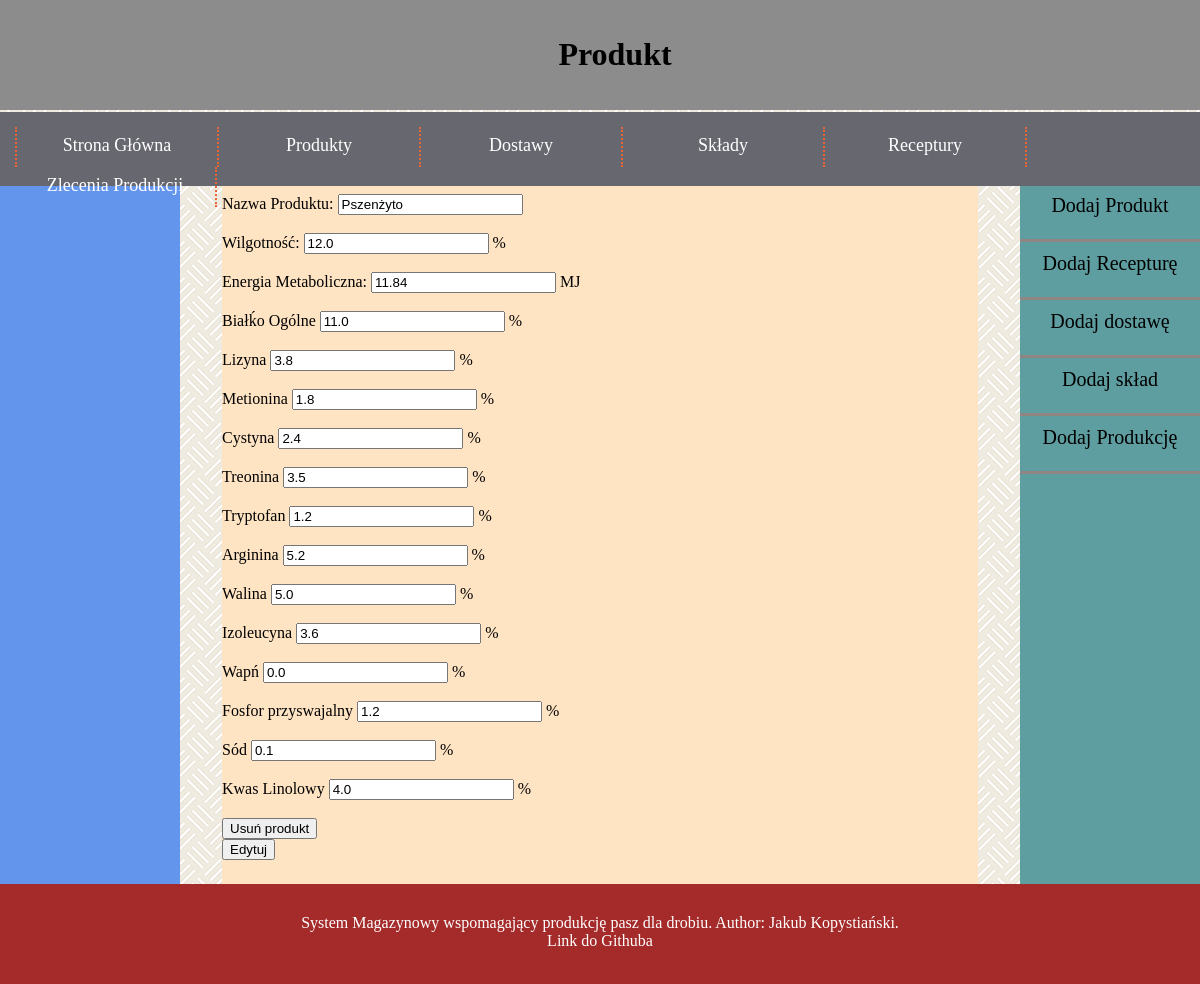
The app's page /warehouse/product/1/ with its own data.
### warehouse/models.py (models this page shows, shortened)
class Product(models.Model):
    product_name = models.CharField(max_length=1024)
    wilgotnosc = models.DecimalField(max_digits=3, decimal_places=1, default=12, validators=PERCENTAGE_VALIDATOR)
    energia_metaboliczna = models.FloatField()
    bialko_ogolne = models.DecimalField(max_digits=3, decimal_places=1, default=12, validators=PERCENTAGE_VALIDATOR)
    lizyna = models.FloatField()
    metionina = models.FloatField()
    cystyna = models.FloatField()
    treonina = models.FloatField()
    tryptofan = models.FloatField()
    arginina = models.FloatField()
    walina = models.FloatField()
    izoleucyna = models.FloatField()
    wapn = models.FloatField(default=0)
    fosfor_przyswajalny = models.FloatField()
    sod = models.FloatField()
    kwas_linolowy = models.FloatField()

### warehouse/views.py (the view, shortened to what this page needs)
# urls.py: path("product/<int:product_id>/", views.product, name="widok produktu"),
def product(request, product_id):
    latest_deliveries_list      = Delivery.objects.all()
    latest_products_list        = Product.objects.all()
    latest_compositions_list    = Composition.objects.all()
    latest_productions_list     = Production.objects.all()
    latest_recipes_list         = Recipe.objects.all()
    readonly = True
    if Product.objects.filter(pk=product_id).exists():
        product = Product.objects.get(pk = product_id)
    else:
        product = False
    context = {
        "latest_deliveries_list": latest_deliveries_list,
        "latest_products_list": latest_products_list,
        "latest_compositions_list": latest_compositions_list,
        "latest_productions_list": latest_productions_list,
        "latest_recipes_list": latest_recipes_list,
        "product": product,
        "newly_created" : False,
        "readonly" : readonly,
    }
    return render(request, "warehouse/product.html", context)

### warehouse/templates/warehouse/product.html (shortened to what this page needs)
{% extends "base.html" %}
{% block title %}Produkt{% endblock %}
{% block content %}
  {% if product %}
  <div>
    <form method="POST">
      <label for="product_name">Nazwa Produktu:</label>
      <input type="text" id="product_name" name="product_name" value={{product.product_name}} {% if readonly %} readonly {% endif %}>
      <br/><br/>
      <label for="wilgotnosc">Wilgotność:</label>
      <input type="number" id="wilgotnosc" name="wilgotnosc" min="0,0" max="100,0" step="0.1" value={{product.wilgotnosc}} {% if readonly %} readonly {% endif %}>
      %
      <br/><br/>
      <label for="energia_metaboliczna">Energia Metaboliczna:</label>
      <input type="number" id="energia_metaboliczna" name="energia_metaboliczna" min="0,0"  step="0.01" value={{product.energia_metaboliczna}} {% if readonly %} readonly {% endif %}>
      MJ
      <br/><br/>
      <label for="bialko_ogolne">Białḱo Ogólne</label>
    <input type="number" id="bialko_ogolne" name="bialko_ogolne" min="0,0"  step="0.1" value={{product.bialko_ogolne}} {% if readonly %} readonly {% endif %}>
    %
    <br/><br/>
    <label for="lizyna">Lizyna</label>
    <input type="number" id="lizyna" name="lizyna" min="0,00"  step="0.01" value={{product.lizyna}} {% if readonly %} readonly {% endif %}>
    %
    <br/><br/>
    <label for="metionina">Metionina</label>
    <input type="number" id="metionina" name="metionina" min="0,00"  step="0.01" value={{product.metionina}} {% if readonly %} readonly {% endif %}>
    %
    <br/><br/>
    <label for="cystyna">Cystyna</label>
    <input type="number" id="cystyna" name="cystyna" min="0,00"  step="0.01" value={{product.cystyna}} {% if readonly %} readonly {% endif %}>
    %
    <br/><br/>
    <label for="treonina">Treonina</label>
    <input type="number" id="treonina" name="treonina" min="0,00"  step="0.01" value={{product.treonina}} {% if readonly %} readonly {% endif %}>
    %
    <br/><br/>
    <label for="tryptofan">Tryptofan</label>
    <input type="number" id="tryptofan" name="tryptofan" min="0,00"  step="0.01" value={{product.tryptofan}} {% if readonly %} readonly {% endif %}>
    %
    <br/><br/>
    <label for="arginina">Arginina</label>
    <input type="number" id="arginina" name="arginina" min="0,00"  step="0.01" value={{product.arginina}} {% if readonly %} readonly {% endif %}>
    %
    <br/><br/>
    <label for="walina">Walina</label>
    <input type="number" id="walina" name="walina" min="0,00"  step="0.01" value={{product.walina}} {% if readonly %} readonly {% endif %}>
    %
    <br/><br/>
    <label for="izoleucyna">Izoleucyna</label>
    <input type="number" id="izoleucyna" name="izoleucyna" min="0,00"  step="0.01" value={{product.izoleucyna}} {% if readonly %} readonly {% endif %}>
    %
    <br/><br/>
    <label for="wapn">Wapń</label>
    <input type="number" id="wapn" name="wapn" min="0,0"  step="0.1" value={{product.wapn}} {% if readonly %} readonly {% endif %}>
    %
    <br/><br/>
    <label for="fosfor_przyswajalny">Fosfor przyswajalny</label>
    <input type="number" id="fosfor_przyswajalny" name="fosfor_przyswajalny" min="0,00"  step="0.01" value={{product.fosfor_przyswajalny}} {% if readonly %} readonly {% endif %}>
    %
    <br/><br/>
    <label for="sod">Sód</label>
    <input type="number" id="sod" name="sod" min="0,00"  step="0.01" value={{product.sod}} {% if readonly %} readonly {% endif %}>
    %
    <br/><br/>
    <label for="kwas_linolowy">Kwas Linolowy</label>
    <input type="number" id="kwas_linolowy" name="kwas_linolowy" min="0,0"  step="0.1" value={{product.kwas_linolowy}} {% if readonly %} readonly {% endif %}>
    %
    <br/><br/>
  </form>
  </div>
  {% if readonly %}
  <form method="POST">
    <input type="submit" name="delete" value="Usuń produkt"/>
  </form>
  <form method="POST">
    <input type="submit" name="edit" value="Edytuj"/>
  </form>
  {% endif %}
  {% else %}
  <div id="failed">Produkt nie istnieje</div>
  {% endif %}
{% endblock %}

### warehouse/static/warehouse/style.css (style rules this page uses)
body { background-image: url("tlo.png"); color: white; margin: 0; }

### records on screen
Product: product_name "Pszenżyto", wilgotnosc "12.0", energia_metaboliczna "11.84", bialko_ogolne "11.0", lizyna "3.8", metionina "1.8", cystyna "2.4", treonina "3.5", tryptofan "1.2", arginina "5.2", walina "5.0", izoleucyna "3.6", wapn "0.0", fosfor_przyswajalny "1.2", sod "0.1", kwas_linolowy "4.0"
